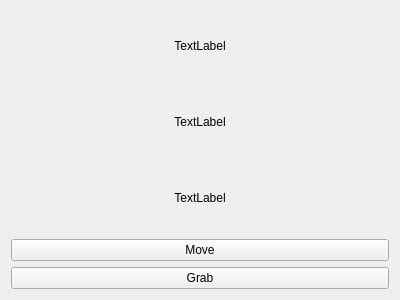
<?xml version="1.0" encoding="UTF-8"?>
<ui version="4.0">
 <class>Form</class>
 <widget class="QWidget" name="Form">
  <property name="geometry">
   <rect>
    <x>0</x>
    <y>0</y>
    <width>400</width>
    <height>300</height>
   </rect>
  </property>
  <property name="windowTitle">
   <string>Form</string>
  </property>
  <layout class="QVBoxLayout" name="verticalLayout">
   <item>
    <widget class="QLabel" name="label">
     <property name="text">
      <string>TextLabel</string>
     </property>
     <property name="alignment">
      <set>Qt::AlignCenter</set>
     </property>
    </widget>
   </item>
   <item>
    <widget class="QLabel" name="label_2">
     <property name="text">
      <string>TextLabel</string>
     </property>
     <property name="alignment">
      <set>Qt::AlignCenter</set>
     </property>
    </widget>
   </item>
   <item>
    <widget class="QLabel" name="label_3">
     <property name="text">
      <string>TextLabel</string>
     </property>
     <property name="alignment">
      <set>Qt::AlignCenter</set>
     </property>
    </widget>
   </item>
   <item>
    <widget class="QPushButton" name="pushButton_armMove">
     <property name="text">
      <string>Move</string>
     </property>
    </widget>
   </item>
   <item>
    <widget class="QPushButton" name="pushButton_armGrab">
     <property name="text">
      <string>Grab</string>
     </property>
    </widget>
   </item>
  </layout>
 </widget>
 <resources/>
 <connections/>
</ui>
